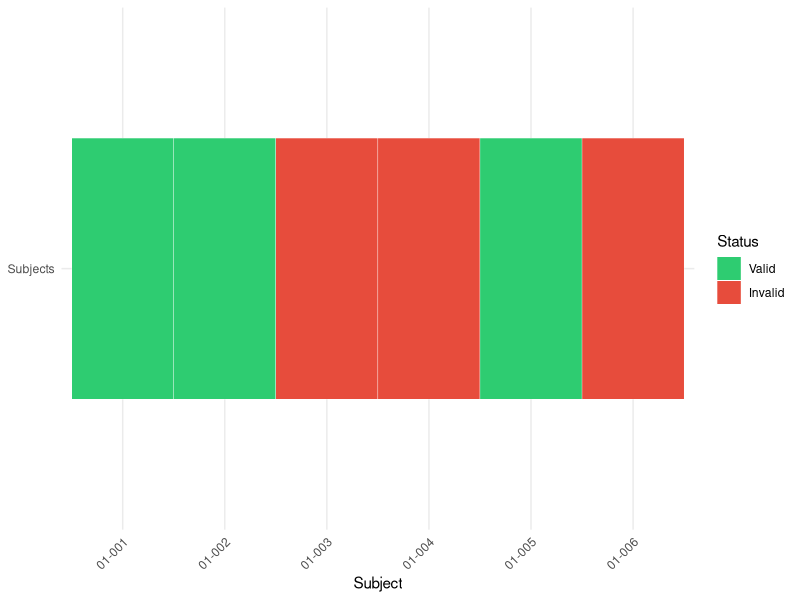
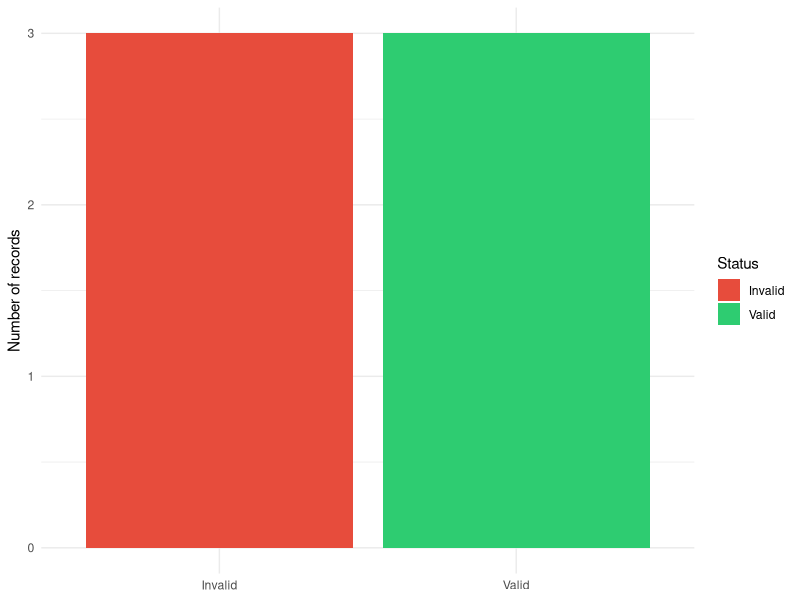
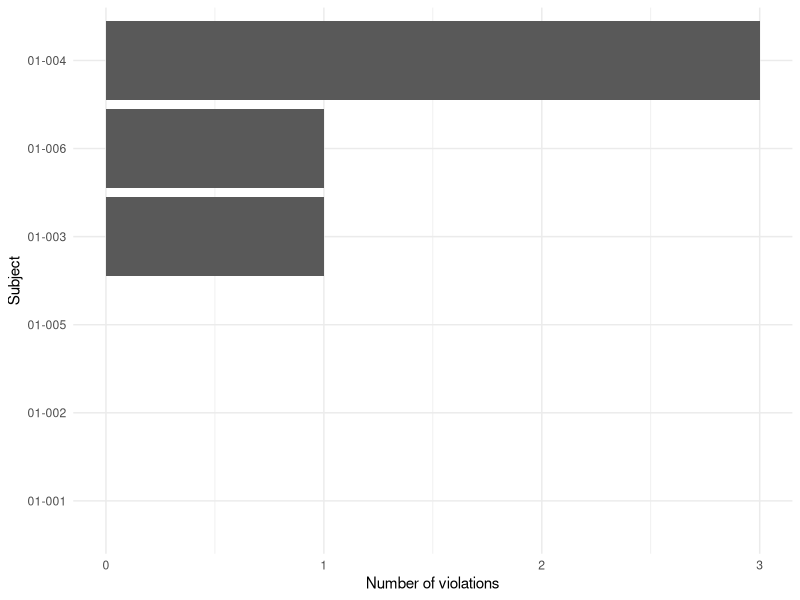

Here is the R script that generated these plots, in order:
## ---- chunk 1
#| label: setup
#| include: false
knitr::opts_chunk$set(collapse = TRUE, comment = "#>")
## ---- chunk 2
library(tidyr)
library(dplyr, warn.conflicts = FALSE)
library(tibble)
library(purrr)
library(glue)
library(ggplot2)
## ---- chunk 3
#| label: Main function
#| code-fold: true
#' Apply a list of validation rules to a data frame
#'
#' Evaluates each rule formula against \code{data} and records a message for
#' every row that violates a rule.  Two modes are supported:
#' \describe{
#'   \item{\code{"first"}}{Each row gets the message of the \emph{first} rule
#'     it fails; subsequent rules are not evaluated for that row.}
#'   \item{\code{"all"}}{All rules are evaluated for every row; the row
#'     receives a list of all messages for rules it fails.}
#' }
#'
#' @param data A data frame.
#' @param rules A named list of rule objects, each with two fields:
#'   \describe{
#'     \item{\code{expr}}{A one-sided formula whose RHS is a logical
#'       expression (evaluated with \code{rlang::eval_tidy()}) that is
#'       \code{TRUE} for \emph{failing} rows.}
#'     \item{\code{msg}}{Character scalar.  Message written to failing rows.}
#'   }
#' @param mode Character.  Either \code{"first"} (default) or \code{"all"}.
#'
#' @return \code{data} with an additional list-column \code{check_msgs}.
#'   In \code{"first"} mode each element is a single string (\code{"OK"} for
#'   passing rows).  In \code{"all"} mode each element is a character vector
#'   of all violated messages (or \code{"OK"}).
#'
#' @examples
#' \dontrun{
#' rules <- list(
#'   list(expr = ~ AGE < 0,  msg = "Negative age"),
#'   list(expr = ~ is.na(SEX), msg = "Missing sex")
#' )
#' ks_check_rules(adsl, rules, mode = "all")
#' }
#'
#' @name ks_check_rules
#' @importFrom rlang eval_tidy f_rhs
#' @export
ks_check_rules <- function(data, rules, mode = c("first", "all")) {
  mode <- match.arg(mode)
  n <- nrow(data)

  if (length(rules) == 0L) {
    data$check_msgs <- rep(list("OK"), n)
    return(data)
  }

  rule_exprs <- lapply(rules, function(rule) rlang::f_rhs(rule$expr))
  rule_msgs <- vapply(
    rules,
    function(rule) as.character(rule$msg)[1],
    character(1),
    USE.NAMES = FALSE
  )

  if (mode == "first") {
    result_msgs <- rep("OK", n)
    pending_idx <- seq_len(n)

    for (i in seq_along(rule_exprs)) {
      if (!length(pending_idx)) break

      hit <- rlang::eval_tidy(
        rule_exprs[[i]],
        data = data[pending_idx, , drop = FALSE]
      )
      hit <- !is.na(hit) & hit
      if (!any(hit)) next

      failed_idx <- pending_idx[hit]
      result_msgs[failed_idx] <- rule_msgs[[i]]
      pending_idx <- pending_idx[!hit]
    }

    data$check_msgs <- as.list(result_msgs)
    return(data)

  } else {
    result_msgs <- vector("list", n)

    for (i in seq_along(rule_exprs)) {
      hit <- rlang::eval_tidy(rule_exprs[[i]], data = data)
      hit <- !is.na(hit) & hit
      failed <- which(hit)
      if (!length(failed)) next

      msg <- rule_msgs[[i]]
      for (j in failed) {
        result_msgs[[j]] <- c(result_msgs[[j]], msg)
      }
    }

    for (j in seq_len(n)) {
      if (length(result_msgs[[j]]) == 0L) result_msgs[[j]] <- "OK"
    }

    data$check_msgs <- result_msgs
  }

  data
}

#' Collapse list-column of check messages to a character column
#'
#' Converts the list-column produced by \code{\link{ks_check_rules}} into a
#' plain character column by pasting multiple messages together with a
#' separator.
#'
#' @param data A data frame containing a list-column of check messages.
#' @param sep Character scalar.  Separator used when collapsing multiple
#'   messages.  Default \code{"; "}.
#' @param col \code{<tidy-select>} Bare name of the list-column to collapse.
#'   Must be provided explicitly.
#'
#' @return \code{data} with \code{col} replaced by a character column.
#'
#' @examples
#' \dontrun{
#' df_checked <- ks_check_rules(data, rules, mode = "all")
#' ks_collapse_check_msgs(df_checked)
#' }
#'
#' @name ks_collapse_check_msgs
#' @importFrom cli cli_abort
#' @importFrom dplyr mutate
#' @importFrom purrr map_chr
#' @export
ks_collapse_check_msgs <- function(data, sep = "; ", col) {
  if (missing(col)) {
    cli::cli_abort("{.arg col} must be provided.")
  }
  dplyr::mutate(data, {{col}} := purrr::map_chr({{col}}, ~ paste(.x, collapse = sep)))
}
## ---- chunk 4
#| label: data
#| results: markup
# Sample data with intentional errors
adsl <- tibble(
  USUBJID = sprintf("01-%03d", 1:6),
  AGE = c(34, 52, -1, -3, 29, 70),
  SEX = c("M", "F", "M", NA, "F", "X"),
  WEIGHT = c(70, 80, 75, 500, 65, 68)
)
## ---- chunk 5
# Define validation rules
rules <- list(
  # Rule 1: Age must be non-negative
  age_non_negative = list(
    expr = ~ AGE < 0,
    msg = "AGE must be non-negative"
  ),
  
  # Rule 2: SEX cannot be missing
  sex_not_missing = list(
    expr = ~ is.na(SEX),
    msg = "SEX is missing"
  ),
  
  # Rule 3: SEX must be M or F (ignoring missing)
  sex_valid = list(
    expr = ~ !is.na(SEX) & !(SEX %in% c("M", "F")),
    msg = "SEX must be M/F"
  ),
  
  # Rule 4: WEIGHT within reasonable range
  weight_range = list(
    expr = ~ WEIGHT > 300,
    msg = "WEIGHT out of range"
  )
)
## ---- chunk 6
rules <- append(rules, list(
  # --- Study Subject Identifier ---
  usubjid_format = list(
    expr = ~ !grepl("^\\d{2}-\\d{3}$", USUBJID),
    msg = "USUBJID must match format: XX-XXX-XXX"
  )
))

ks_check_rules(adsl, rules, mode = "all") |> 
  ks_collapse_check_msgs(col = check_msgs)
## ---- chunk 7
result_first <- ks_check_rules(adsl, rules, mode = "first") |> 
  ks_collapse_check_msgs(col = check_msgs)

result_first[, c("USUBJID", "check_msgs")]
## ---- chunk 8
result_all <- ks_check_rules(adsl, rules, mode = "all") |> 
  ks_collapse_check_msgs(col = check_msgs)

result_all[, c("USUBJID", "check_msgs")]
## ---- chunk 9
# Typical use cases

# Quick validation - stop at first issue found
quick_check <- ks_check_rules(adsl, rules, mode = "first")

quick_check

# Comprehensive validation - get all issues for full validation
full_audit <- ks_check_rules(adsl, rules, mode = "all")

full_audit

# Quality assurance check - ensure no errors exist
strict_validation <- function(data, rules) {

  result <- ks_check_rules(data, rules, mode = "all")

  valid <- purrr::map_lgl(result$check_msgs, ~ "OK" %in% .x)

  if (!all(valid)) {

    msgs <- unique(unlist(result$check_msgs[!valid]))

    stop(
      paste0(
        "Validation failed:\n",
        paste0(" - ", msgs, collapse = "\n")
      ),
      call. = FALSE
    )
  }

  invisible(result)
}

# Demonstrate the strict validation error handling
tryCatch(
  strict_validation(adsl, rules),
  error = function(e) {
    cat("Error caught as expected:\n")
    cat(conditionMessage(e), "\n")
  }
)
## ---- chunk 10
# Using rlang expressions for dynamic rules
dynamic_age <- function(threshold_age) {
  list(
    age_threshold = list(
      expr = rlang::new_formula(
        lhs = NULL,
        rhs = rlang::expr(AGE < !!threshold_age)
      ),
      msg = sprintf(
        "Age must be at least %d years",
        threshold_age
      )
    )
  )
}

# Define rule
validation_age <- dynamic_age(18)
## ---- chunk 11
rlang::eval_tidy(
  rlang::f_rhs(validation_age$age_threshold$expr),
  data = adsl
)
# Expected:
# [1] FALSE FALSE TRUE TRUE FALSE FALSE

result <- ks_check_rules(adsl, validation_age)
result |> mutate(
    check_msgs = map_chr(check_msgs, ~ paste(.x, collapse = ", "))
  )
## ---- chunk 12
classify_violations <- function(df) {
  df %>%
    mutate(
      violation_type = map_chr(
        check_msgs,
        ~ if ("OK" %in% .x) "clean" else "dirty"
      ),
      num_violations = map_int(
        check_msgs,
        ~ if ("OK" %in% .x) 0L else n_distinct(.x)
      )
    )
}

validation_result <- ks_check_rules(adsl, rules, mode = "all")

classified_data <- classify_violations(validation_result)

classified_data
## ---- chunk 13
generate_report <- function(df, rules = NULL) {

  violations_summary <- df %>%
    filter(!map_lgl(check_msgs, ~ "OK" %in% .x)) %>%
    unnest_longer(check_msgs) %>%
    count(check_msgs, name = "count") %>%
    rename(message = check_msgs)

  n_valid <- sum(map_lgl(df$check_msgs, ~ "OK" %in% .x))
  n_invalid <- nrow(df) - n_valid

  cat("# Data Validation Report\n\n")

  cat("## Summary Statistics\n\n")
  cat("- Total rows checked:", nrow(df), "\n")
  cat("- Violating rows:", n_invalid, "\n")
  cat("- Valid rows:", n_valid, "\n\n")

  cat("## Violation Breakdown\n\n")

  print(violations_summary)
}


generate_report(validation_result, rules)
## ---- chunk 14
# For a single-row heatmap-like display, add a constant y value.
visualize_results1 <- function(df) {

  df <- df %>%
    mutate(
      status = factor(
        ifelse(
          map_lgl(check_msgs, ~ "OK" %in% .x),
          "Valid",
          "Invalid"
        ),
        levels = c("Valid", "Invalid")
      ),
      y = "Subjects"
    )

  ggplot(df, aes(x = USUBJID, y = y, fill = status)) +
    geom_tile(height = 0.6, color = "white") +
    scale_fill_manual(
      values = c(
        Valid = "#2ecc71",
        Invalid = "#e74c3c"
      )
    ) +
    labs(x = "Subject", y = NULL, fill = "Status") +
    theme_minimal() +
    theme(
      axis.text.x = element_text(angle = 45, hjust = 1)
    )
}

# Alternative: Bar chart (usually more informative)
visualize_results2 <- function(df) {

  df %>%
    mutate(
      status = ifelse(
        purrr::map_lgl(check_msgs, ~ "OK" %in% .x),
        "Valid",
        "Invalid"
      )
    ) %>%
    ggplot(aes(status, fill = status)) +
    geom_bar() +
    scale_fill_manual(
      values = c(
        Valid = "#2ecc71",
        Invalid = "#e74c3c"
      )
    ) +
    labs(
      x = NULL,
      y = "Number of records",
      fill = "Status"
    ) +
    theme_minimal()
}

# Alternative: Show number of violations per subject
# If subjects can have multiple violations, this is often the most useful diagnostic plot:

visualize_results3 <- function(df) {

  df %>%
    mutate(
      n_violations = map_int(
        check_msgs,
        ~ if ("OK" %in% .x) 0L else length(.x)
      )
    ) %>%
    ggplot(aes(reorder(USUBJID, n_violations), n_violations)) +
    geom_col() +
    coord_flip() +
    labs(
      x = "Subject",
      y = "Number of violations"
    ) +
    theme_minimal()
}

# Example visualization
visualize_results1(validation_result)
visualize_results2(validation_result)
visualize_results3(validation_result)
## ---- chunk 15
# Predefined reference values
reference_values <- tibble(
  code = c("M", "F", "U"),
  description = c("Male", "Female", "Unknown")
)

rules_reference <- list(
  sex_known_values = list(
    expr = ~ !is.na(SEX) & !(SEX %in% reference_values$code),
    msg = glue("Invalid SEX code. Must be one of: {paste(reference_values$code, collapse = ", ")}")
  )
)
